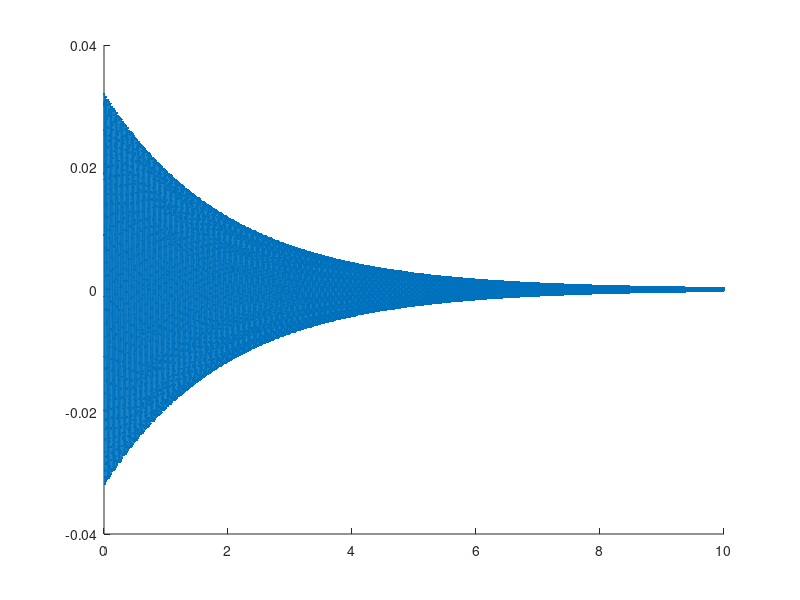

MATLAB code to generate this figure:
%%simulacion de resorte simple
clearvars;
close all
clc
r=1;%longitud
T=0.001;%delta tiempo
K=100000;%k/m
amortiguamiento=1;
xi=0;
vi=10;
N=10000;
%for T=0.0001:.0001:0.001
    xi=0;
    xi=vi*T+xi;
    y=zeros(1,N);
    for k=1:N
        vf=vi+(-K*xi-amortiguamiento*vi)*T;%actualizacion de la velocidad
        xf=xi+vf*T;%actualizacion de la posicion
        y(k)=xf;
        xi=xf;
        vi=vf;
    end
    x=(1:N)*T;
    hold on
    plot(x,y,'.-');
%end
sound(y/max(y),10000)
